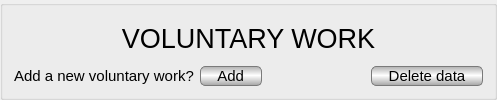
        <widget class="QGroupBox" name="volWorkBox">
         <property name="styleSheet">
          <string notr="true">QWidget#volWorkBox{
	border: 2px solid #4f5053;
}</string>
         </property>
         <property name="title">
          <string/>
         </property>
         <layout class="QGridLayout" name="gridLayout_10">
          <item row="0" column="0" colspan="4">
           <widget class="QLabel" name="label_41">
            <property name="font">
             <font>
              <family>Segoe UI</family>
              <pointsize>20</pointsize>
             </font>
            </property>
            <property name="text">
             <string>VOLUNTARY WORK</string>
            </property>
            <property name="alignment">
             <set>Qt::AlignCenter</set>
            </property>
           </widget>
          </item>
          <item row="1" column="0" colspan="4">
           <layout class="QFormLayout" name="voluntaryWorkLayout"/>
          </item>
          <item row="2" column="0">
           <widget class="QLabel" name="anotherVWorkLabel">
            <property name="font">
             <font>
              <family>Segoe UI</family>
              <pointsize>11</pointsize>
             </font>
            </property>
            <property name="text">
             <string>Add a new voluntary work?</string>
            </property>
           </widget>
          </item>
          <item row="2" column="1">
           <widget class="QPushButton" name="addVWorkB">
            <property name="font">
             <font>
              <family>Segoe UI</family>
              <pointsize>11</pointsize>
             </font>
            </property>
            <property name="styleSheet">
             <string notr="true">border: 1px solid #7a7a7a;
selection-color: qlineargradient(spread:reflect, x1:1, y1:1, x2:1, y2:0.469, stop:0 rgba(210, 210, 210, 255), stop:1 rgba(255, 255, 255, 255));
selection-background-color: qlineargradient(spread:reflect, x1:1, y1:1, x2:1, y2:0.469, stop:0 rgba(210, 210, 210, 255), stop:1 rgba(255, 255, 255, 255));
border-radius: 5px;
background-color: qlineargradient(spread:reflect, x1:1, y1:1, x2:1, y2:0.469, stop:0 rgba(165, 165, 165, 255), stop:1 rgba(255, 255, 255, 255));</string>
            </property>
            <property name="text">
             <string>    Add    </string>
            </property>
           </widget>
          </item>
          <item row="2" column="2">
           <spacer name="horizontalSpacer_8">
            <property name="orientation">
             <enum>Qt::Horizontal</enum>
            </property>
            <property name="sizeHint" stdset="0">
             <size>
              <width>97</width>
              <height>20</height>
             </size>
            </property>
           </spacer>
          </item>
          <item row="2" column="3">
           <widget class="QPushButton" name="deleteVWorkB">
            <property name="font">
             <font>
              <family>Segoe UI</family>
              <pointsize>11</pointsize>
             </font>
            </property>
            <property name="styleSheet">
             <string notr="true">border: 1px solid #7a7a7a;
selection-background-color: qlineargradient(spread:reflect, x1:1, y1:1, x2:1, y2:0.469, stop:0 rgba(210, 210, 210, 255), stop:1 rgba(255, 255, 255, 255));
border-radius: 5px;
background-color: qlineargradient(spread:reflect, x1:1, y1:1, x2:1, y2:0.469, stop:0 rgba(165, 165, 165, 255), stop:1 rgba(255, 255, 255, 255));
selection-color: qlineargradient(spread:reflect, x1:1, y1:1, x2:1, y2:0.469, stop:0 rgba(210, 210, 210, 255), stop:1 rgba(255, 255, 255, 255));</string>
            </property>
            <property name="text">
             <string>    Delete data    </string>
            </property>
           </widget>
          </item>
         </layout>
        </widget>
